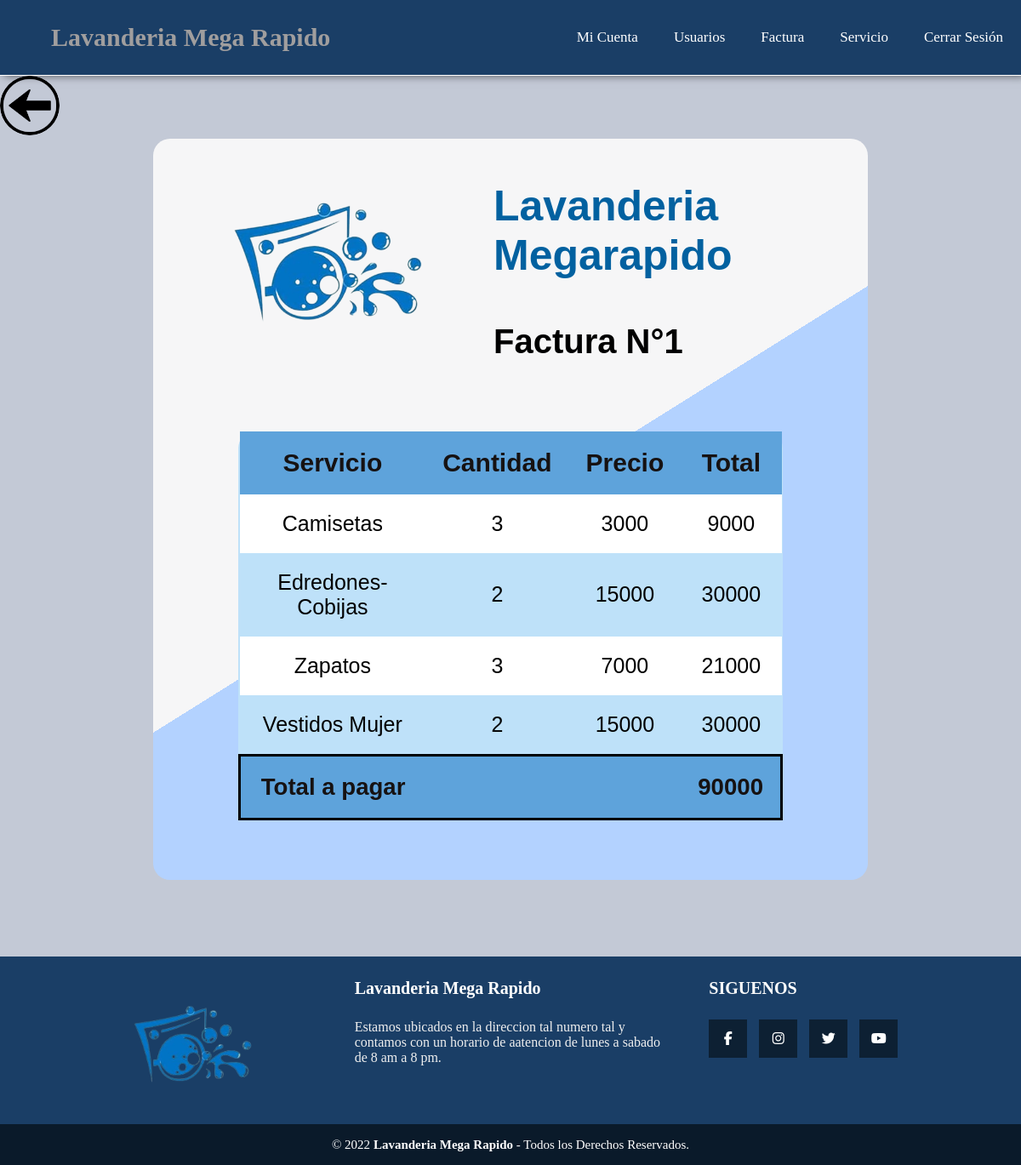
Screenshot of /Administrador/CRUD_Fact/ver_dec_fac_elimi_adm.php?factura=1 (signed in) with the database file from the repository.
### tables this page shows
CREATE TABLE `det_factura` (
  `id` int NOT NULL,
  `cantidad` int NOT NULL,
  `id_factura_det` int NOT NULL,
  `id_servicios_det` int NOT NULL
);

CREATE TABLE `servicios` (
  `id_servicio` int NOT NULL,
  `nom_servicio` varchar(30) NOT NULL,
  `precio` int NOT NULL,
  `peso` decimal(10,2) DEFAULT NULL,
  `descripcion` varchar(120) NOT NULL,
  `info_admin_id` int NOT NULL,
  `imagen` longblob
);

### Administrador/CRUD_Fact/ver_dec_fac_elimi_adm.php (the view, shortened to what this page needs)
<?php include('menu_admin.php');
$n_fact = $_REQUEST['factura'];
?>
        <form  action="lista_facturas_eliminadas.php" method="post">
        <input class="boton_atras_ver" type="image" src="../../Cliente/boton.png" >
        </form>
        <div class="Cont_principal_ver_deta_administrador">
        <div class="caja_det_fac_adm">
        <p class="Logotipo_factura"><a href="#">
        <img src="../../img/icono.png" alt="Logo de SLee Dw" align="left" class="Logo_en_factura">
        </a><b>Lavanderia Megarapido</b> </p>
        <h1 class="titulo_lista_fact_adm">Factura N°<?php echo $n_fact;?></h1><br><br>
        <div class="caja_facturas_adm">
        <?php
       include('../../conecta.php');
       $sql = "SELECT det_factura.id, det_factura.cantidad, det_factura.id_servicios_det, servicios.nom_servicio, servicios.precio FROM det_factura
       INNER JOIN servicios on det_factura.id_servicios_det = servicios.id_servicio AND det_factura.id_factura_det = $n_fact; ";
       $result = mysqli_query($conn, $sql);
       if (mysqli_num_rows($result) > 0) {
           ?>
           <table class="table_det_fact_adm">
               <tr class="encabezado_ver_deta_adm">
                   <th class="th_det_fact_cli">Servicio</th>
                   <th class="th_det_fact_cli">Cantidad</th>
                   <th class="th_det_fact_cli">Precio</th>
                   <th class="th_det_fact_cli">Total</th>
               </tr>
           <?php
           $total_pagar = 0;
           while($row = mysqli_fetch_assoc($result)) {
           $cantidad = $row['cantidad'];
           $servicio = $row['nom_servicio'];
           $precio = $row['precio'];
           $total = $precio * $cantidad;
           $total_pagar = $total + $total_pagar;
           ?>
           <tr class="tr1">
               <td class="td_det_fact_cli"><?php echo $servicio ; ?></td>
               <td class="td_det_fact_cli"><?php echo $cantidad ; ?></td>
               <td class="td_det_fact_cli"><?php echo $precio ; ?></td>
               <td class="td_det_fact_cli"><?php echo $total ; ?></td>
           </tr>
           <?php
           }
       } else {
           echo "Aun no tienes facturas";
       }
       ?>
       <th class="th_det_fact_total_pagar_izquierdo">Total a pagar</th>
       <th class="th_det_fact_total_pagar_centro"></th>
       <th class="th_det_fact_total_pagar_centro"></th>
       <th class="th_det_fact_total_pagar_derecho"><?php echo $total_pagar; ?> </th>
       <?php
       echo "</table>";
   ?>
        </div>
        </div>
    </div>
<?php include('pie_pagina.php'); ?>

### Administrador/CRUD_Fact/menu_admin.php (shortened to what this page needs)
<!DOCTYPE html>
<html lang="en">
<head>
    <link rel="stylesheet" href="../style.css">
    <link rel="stylesheet" href="../../css/menu.css">
    <link rel="stylesheet" href="../../css/estilo_fac.css">
    <link rel="stylesheet" href="../../css/pie_pagina.css">
    <link rel="stylesheet" href="../style.css">
    <link rel="stylesheet" href="../../css/menu.css">
    <link rel="stylesheet" href="../../css/estilo_fac.css">
    <link rel="stylesheet" href="../../css/pie_pagina.css">
</head>
<body>
    <nav class="menu">
            <label class="titulo">Lavanderia Mega Rapido</label>
            <ul>
                <li><a href="../mi_cuenta_admi.php">Mi Cuenta</a></li>
                <li><a href="../usuarios/usuarios.php">Usuarios</a></li>
                <li><a href="listafacturas.php">Factura</a></li>
                <li><a href="../CRUD_Servi/modificar_servicio.php">Servicio</a></li>
                <li><a href="../cerrar_sesion.php" >Cerrar Sesión</a></li>
            </ul>
        </nav>

### Administrador/CRUD_Fact/pie_pagina.php (shortened to what this page needs)
<!DOCTYPE html>
<html lang="en">
<head>
</head>
<body>
    <footer class="pie-pagina">
        <div class="grupo-1">
            <div class="box">
                <figure>
                    <a href="#">
                        <img src="../../img/icono.png" alt="Logo de SLee Dw">
                    </a>
                </figure>
            </div>
            <div class="box">
                <h2>Lavanderia Mega Rapido</h2>
                <p>Estamos ubicados en la direccion tal numero tal y contamos con un horario de aatencion de lunes a sabado de 8 am a 8 pm.</p>
            </div>
            <div class="box">
                <h2>SIGUENOS</h2>
                <div class="red-social">
                    <a href="#" class="fa fa-facebook"></a>
                    <a href="#" class="fa fa-instagram"></a>
                    <a href="#" class="fa fa-twitter"></a>
                    <a href="#" class="fa fa-youtube"></a>
                </div>
            </div>
        </div>
        <div class="grupo-2">
            <small>&copy; 2022 <b>Lavanderia Mega Rapido</b> - Todos los Derechos Reservados.</small>
        </div>
    </footer>
</body>
</html>

### Administrador/style.css (style rules this page uses)
.th_det_fact_total_pagar_izquierdo { font-size: larger; color: rgb(22, 18, 18); background-color: rgb(94, 163, 219); border: solid black 3px; border-right: none; }
.th_det_fact_total_pagar_centro { font-size: larger; color: rgb(22, 18, 18); background-color: rgb(94, 163, 219); border: solid black 3px; border-right: none; border-left: none; }
.th_det_fact_total_pagar_derecho { font-size: larger; color: rgb(22, 18, 18); background-color: rgb(94, 163, 219); border: solid black 3px; border-left: none; }
.td_det_fact_cli { font-size: 25px; }
.th_det_fact_cli { font-size: 30px; color: rgb(22, 18, 18); background-color: rgb(94, 163, 219); border: none; }
body { margin: 0; padding: 0; background: rgb(195, 201, 214); display: flex; flex-direction: column; height: 100%; }
html { height: 100%; }
footer { margin-top: 40px; }

### css/menu.css (style rules this page uses)
.menu { background-color: rgb(26, 62, 102); width: 100%; display: flex; justify-content: space-between; align-items: center; border-bottom: 1px solid #fff; box-shadow: 5px 0 10px rgba(0, 0, 0, .6); position: sticky; top: 0px; padding: 20px 0px 20px 0px; }
.titulo { color: rgb(160, 158, 158); font-size: 30px; padding: 0 60px; font-weight: bold; outline: none; animation: animate 5s linear infinite; }
.menu ul { display: flex; list-style: none; margin-right: 30px; list-style-type: none; margin: 0; padding: 0; overflow: hidden; display: flex; }
.menu li { margin: 0 5px; right: 0; float: left; }
.menu a ,.dropbtn { text-decoration: none; font-size: 17px; display: block; display: inline-block; color: white; text-align: center; padding: 14px 16px; }

### css/estilo_fac.css (style rules this page uses)
body { margin: 0; padding: 0; background: rgb(243, 244, 244); }
th, td { padding: 20px; }
tr:nth-child(even) { background-color: rgb(200, 200, 200); }
h1 { margin-top: 20px; font-size: 40px; font-family: Arial, Helvetica, sans-serif; }
.Cont_principal_ver_deta_administrador { background-image: linear-gradient(-32deg, #b3d2ff 50%, #f6f6f7 50% ); margin-bottom: 50px; margin-left: 15%; margin-right: 15%; padding-bottom: 50px; border-radius: 20px; }
.titulo_lista_fact_adm { font-family: Arial, Helvetica, sans-serif; text-align: left; margin-right: 20px; margin-top: 20px; }
.caja_facturas_adm { padding: 20px 20px 20px 20px; }
.tr1:nth-child(even) { background-color:white; }
.table_det_fact_adm { text-align: center; background-color: rgb(190, 225, 249); border-collapse: collapse; width: 80%; height: 150px; margin-left: 10%; margin-right: 2%; font-family: Arial, Helvetica, sans-serif; font-size: 23px; border-radius: 20px; }
.boton_atras_ver { height:70px; width:70px; border-radius: 50%; }
.encabezado_ver_deta_adm { background-color: rgb(4, 111, 183); font-family: Arial, Helvetica, sans-serif; }
.Logo_en_factura { width: 400px; height: 220px; }
.Logotipo_factura { color: rgb(2, 97, 160); font-size: 50px; font-family: Arial, Helvetica, sans-serif; }

### css/pie_pagina.css (style rules this page uses)
.pie-pagina { width: 100%; background-color: rgb(26, 62, 102); position:relative; bottom: 0; }
.pie-pagina .grupo-1 { width: 100%; max-width: 1200px; margin: auto; display:grid; grid-template-columns: repeat(3, 1fr); grid-gap:50px; padding: 10px 0px; }
.pie-pagina .grupo-1 .box figure { width: 100%; height: 100%; display: flex; justify-content: center; align-items: center; }
.pie-pagina .grupo-1 .box figure img { width: 250px; }
.pie-pagina .grupo-1 .box h2 { color: #fff; margin-bottom: 25px; font-size: 20px; }
.pie-pagina .grupo-1 .box p { color: #efefef; margin-bottom: 10px; }
.pie-pagina .grupo-1 .red-social a { display: inline-block; text-decoration: none; width: 45px; height: 45px; line-height: 45px; color: #fff; margin-right: 10px; background-color: #0d2033; text-align: center; transition: all 300ms ease; }
.pie-pagina .grupo-2 { background-color: #0a1a2a; padding: 15px 10px; text-align: center; color: #fff; }
.pie-pagina .grupo-2 small { font-size: 15px; }
body { margin: 0; padding: 0; background: rgb(195, 201, 214); display: flex; flex-direction: column; min-height: 100%; }
html { height: 100%; }

### rows the page displays
det_factura: id_servicios_det.nom_servicio "Camisetas", cantidad "3", id_servicios_det.precio "3000", total "9000"
det_factura: id_servicios_det.nom_servicio "Edredones-Cobijas", cantidad "2", id_servicios_det.precio "15000", total "30000"
det_factura: id_servicios_det.nom_servicio "Zapatos", cantidad "3", id_servicios_det.precio "7000", total "21000"
det_factura: id_servicios_det.nom_servicio "Vestidos Mujer", cantidad "2", id_servicios_det.precio "15000", total "30000"

### other values shown
$n_fact "1"
$total_pagar "90000"
